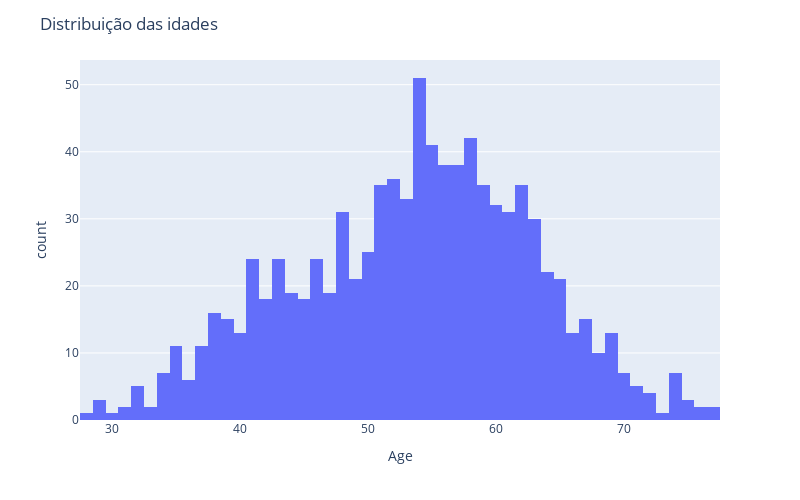

The notebook cell saved with this chart:
### Code cell
hist1 = px.histogram(dataset, x = "Age", nbins=60)
hist1.update_layout(width=800, height=500,title_text='Distribuição das idades')
hist1.show()

### Figure 1 — Plotly figure (JSON) as saved in the notebook; plotly's stock layout.template omitted (floating-point values rounded to 4 significant figures; data arrays with more than 128 entries replaced by an {"elided": "..."} marker saying what was removed)
{"data": [{"bingroup": "x", "hovertemplate": "Age=%{x}<br>count=%{y}<extra></extra>", "legendgroup": "", "marker": {"color": "#636efa", "pattern": {"shape": ""}}, "name": "", "nbinsx": 60, "orientation": "v", "showlegend": false, "type": "histogram", "x": {"elided": "918 int values"}, "xaxis": "x", "yaxis": "y"}], "layout": {"barmode": "relative", "height": 500, "legend": {"tracegroupgap": 0}, "margin": {"t": 60}, "title": {"text": "Distribuição das idades"}, "width": 800, "xaxis": {"anchor": "y", "domain": [0, 1], "title": {"text": "Age"}}, "yaxis": {"anchor": "x", "domain": [0, 1], "title": {"text": "count"}}}}
